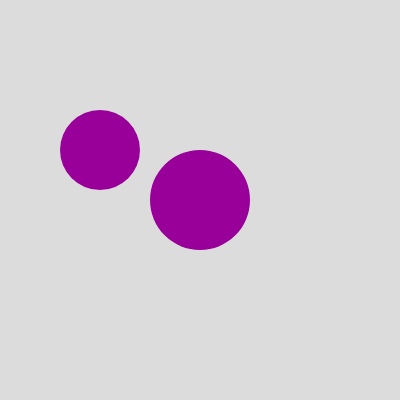
Frame 1 (no input)
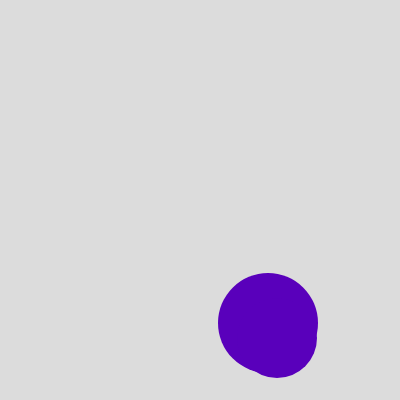
Frame 60 (no input)
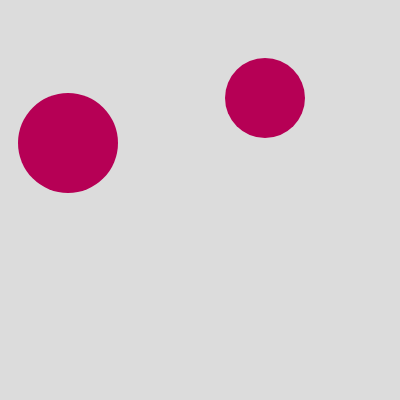
Frame 120 (the mouse pressed at the canvas centre since frame 60)

The p5.js sketch that drew these frames (run headless with seeded random() and noise() and a simulated clock; from frame 60 on, the mouse is pressed at the canvas centre):

// p5.js sketch
// ── sketch.js
// W4-6.3 bouncing ball using functions with object parameters
// unclear about why to use object literal vars
// versus classes?

var bb = { // literal object w/ fields
  x: 200,
  y: 200,
  xspeed: 4,
  yspeed: 3,
  radius: 50,
};

var bb2 = {
    x: 100,
  y: 150,
  xspeed: 3,
  yspeed: 4,
  radius: 40,
}

function setup() {
  createCanvas(400, 400);
  noStroke();
  // frameRate(20);
}

function draw() {
  
let xToBlue = map(bb.x, 0, width , 50, 255);
let yToRed = map(bb.y, height, 0, 50, 255);

  background(220);
  fill(yToRed, 0, xToBlue);
  circle(bb.x, bb.y, bb.radius * 2);
  circle(bb2.x, bb2.y, bb2.radius * 2);

  moveIt(bb); // object var argument
  cornerBounce(bb);
  moveIt(bb2);
  cornerBounce(bb2);
}

// functions with object var parameter //

function moveIt(ball) {
  // moves the ball in x,y
  ball.x = ball.x + ball.xspeed;
  ball.y = ball.y + ball.yspeed;
}

function cornerBounce(ball) {
  // inverts x and y speed at corners
  if (ball.x >= width - ball.radius || ball.x <= ball.radius) {
    ball.xspeed = -ball.xspeed;
  }
  if (ball.y >= height - ball.radius || ball.y - ball.radius <= 0) {
    ball.yspeed = -ball.yspeed;
  }
}


// NOTES
//assigning js object to variable bb

//map(value, start1, stop1, start2, stop2, [withinBounds])
  //value Number: the incoming value to be converted
// using map here to make canvas width, height 
//correspond to 0-255 for blue, red values
// which makes canvas a slice of the color cube revealed by bouncing ball bb

// with different fields: x,y,yspeed...
// https://www.youtube.com/watch?v=-e5h4IGKZRY

// re-using function with different object vars simplifies code
